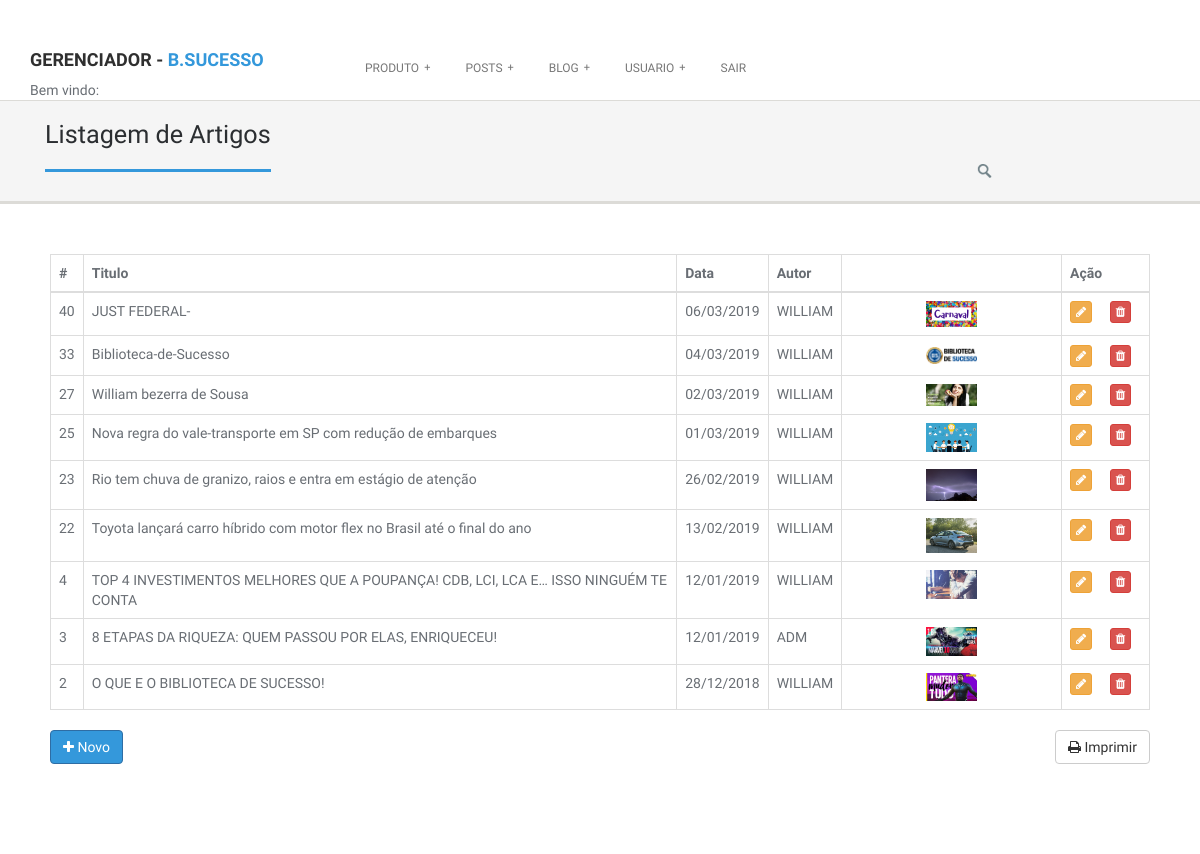
The page /gerenciador.php?pagina=listBlog on the database its author committed.
### tables this page shows
CREATE TABLE `blog` (
  `idblog` int(11) NOT NULL AUTO_INCREMENT,
  `dtpublica` varchar(10) NOT NULL,
  `titulo` varchar(200) NOT NULL,
  `conteudo` longtext NOT NULL,
  `linckimagem1blog` longtext NOT NULL,
  `linckvendablog` longtext,
  `fklogin` int(11) NOT NULL,
  PRIMARY KEY (`idblog`),
  KEY `blog_login_idx` (`fklogin`),
  CONSTRAINT `blog_login` FOREIGN KEY (`fklogin`) REFERENCES `login` (`idlogin`)
);

### class/listarBlog.class.php (the view, shortened to what this page needs)
<?PHP
function listar($limit){
	include ("mysql.class.php");
	$query		= mysqli_query( $conn,"SELECT idblog, dtpublica, titulo, conteudo, linckimagem1blog, linckvendablog, login.nome ,login.usuario, login.imgusu
										FROM blog
										inner join login on login.idlogin = blog.fklogin
										ORDER BY idblog desc") or die (mysqli_error ($conn));
	for( $i = 0; mysqli_num_rows( $query ) > $i ; $i++ ){
		$result	= mysqli_fetch_array($query);
		 $data = date('d/m/Y', strtotime($result["dtpublica"]));
		$html = '
						<tr>
                        <td>'.$result["idblog"].'</td>
                        <td >'.$result["titulo"].'</td>
                        <td >'.$data.'</td>
                        <td >'.$result["usuario"].'</td>
						<td width="20%" align="center"> <img  src="img/blog/'.$result["linckimagem1blog"].'" width="25%" >  </td>
						<td width="8%">
				<button type="button" class="btn btn-xs btn-warning" data-toggle="modal"
				data-target="#exampleModal'.$result["idblog"].'" ><i class="fa fa-pencil" title="EDITAR"></i></button>
				<button type="button" class="btn btn-xs btn-danger" data-toggle="modal"
				data-target="#excluirModal'.$result["idblog"].'" ><i class="fa fa-trash" title="EXCLUIR"></i></button>
			</td>
                         </tr>
		<div class="modal fade" id="exampleModal'.$result["idblog"].'" tabindex="-1" role="dialog" aria-labelledby="exampleModalLabel">
					<input type="text" class="form-control" id="nome" name="nome" value="'.$result["nome"].'" disabled>
				 <img class="aligncenter" width="25%" height="90%" src="img/usuario/'.$result["imgusu"].'" alt="">
					<input type="text" class="form-control" id="titulo" name="titulo" value="'.$result["titulo"].'">
				<textarea style="width: 100%; height: 200px; font-size: 50px; line-height: 50px; border: 50px solid #dddddd; padding: 50px;" name="sobrep"  > '.$result["conteudo"].'
				</textarea>
					<input type="text" class="form-control" id="venda" name="venda" value="'.$result["linckvendablog"].'">
				 <img class="aligncenter" width="40%" height="90%" src="img/produto/'.$result["linckimagem1blog"].'" alt="">
					<input type="hidden" class="form-control" id="idblog"  name="idblog" value="'.$result["idblog"].'">
		</div>
		<div class="modal fade" id="excluirModal'. $result["idblog"].'" tabindex="-1" role="dialog" aria-labelledby="exampleModalLabel">
					<input type="text" class="form-control" id="titulo" name="titulo" value="'.$result["titulo"].'" disabled>
					<input type="hidden" class="form-control" id="idblog"  name="idblog" value="'.$result["idblog"].'">
		</div>
		';
		echo $html;
	}
}
?>

### css/style.css (style rules this page uses)
* { margin: 0; padding: 0px; font-family: 'Ruda', sans-serif; }
body { background: #f8f8f8; margin: 0; height: 100%; z-index: 1000; color: #696E74; }
h1, h2, h3, h4, h5, h6 { font-family: 'Ruda', sans-serif; font-weight: 700; }
html, body { height: 100%; }
img { height: auto; max-width: 100%; }
*, *:after, *:before { -webkit-box-sizing: border-box; -moz-box-sizing: border-box; box-sizing: border-box; padding: 0; margin: 0; }
a { padding: 0; margin: 0; text-decoration: none; -webkit-transition: background-color .4s linear, color .4s linear; -moz-transition: background-color .4s linear, color .4s linear; -o-transition: background-color .4s linear, color .4s linear; -ms-transition: background-color .4s linear, color .4s linear; transition: background-color .4s linear, color .4s linear; }
p, pre, ul, ol, dl, dd, blockquote, address, table, fieldset, form, { margin-bottom: 20px; }
section::before, section::after { position: absolute; content: ''; pointer-post-wraps: none; }
.post-wrapper-top { background-color: #F5F5F5; bottom: 0; left: 0; right: 0; top: 0; z-index: 0; border-bottom: 3px solid #DCDBD7; margin-bottom: 0; padding: 0; position: relative; text-align: left; }
.post-wrapper-top h2 { border-bottom: 3px solid #fff; display: inline-block; font-weight: 500; font-size: 1.8em; padding: 0 0 20px; color: #2B2E31; position: relative; margin-bottom: -3px; }
.search-bar { padding: 0; width: 190px; height: 40px; float: right; position: relative; display: inline-block; background: url("../img/search.png") left top no-repeat; margin-top: 60px; }
.section4, .section1 { background: #ffffff; padding: 30px 0; }
.content { padding: 20px 20px 60px 20px; }
section { overflow: hidden; }

### css/colors/blue.css (style rules this page uses)
.pagination > li > a:hover, .pagination > li > span:hover, .pagination > li > a:focus, .pagination > li > span:focus, .list-group-item.active, .list-group-item.active:hover, .list-group-item.active:focus, .panel-primary > .panel-heading, .breadcrumb, blockquote, blockquote.pull-right, .nav .open > a, .nav .open > a:hover, .nav .open > a:focus, .form-control:focus, .nav .open > a, .nav .open > a:hover, a.thumbnail:hover, .nav-tabs.nav-stacked > li > a, .owl-carousel .item a div span, a.thumbnail:focus, .post-wrapper-top h2, .nav .open > a:focus, #volume, .title:before, .post-meta a:hover, .title:after { border-color:#3498db }
.site-title span, .text-primary, .panel-primary > .panel-heading, .navbar-inverse .dropdown-menu > li > a:hover, .navbar-inverse .dropdown-menu > li > a:focus, .nav > li > a:hover, .nav > li > a:focus, .accordion-heading .accordion-toggle > em, .message span, .services_lists_boxes_icon:after, #cp-nav a:hover, #cp-nav .hover > a, #cp-nav .current > a, #cp-nav .hover > a a:after, #cp-nav .current a:after, a.list-group-item.active > .badge, .nav-pills > .active > a > .badge, a, .rating i, .btn-link, .dropdown-menu > li > a:hover, .dropdown-menu > li > a:focus, .dropdown-menu > .active > a, .dropdown-menu > .active > a:hover, .dropdown-menu > .active > a:focus, .nav > li > a:hover, .nav > li > a:focus, .check li:before, .highlight, .required, .pricing li:before, .theme_details h3, .theme_overviews .icon-container i, .jetmenu li > .megamenu i, .top-bar-section ul li:hover > a, .top-bar-section ul li.active > a, .recent_posts li a.readmore { color:#3498db; }

### rows shown on the page
blog: idblog "40", titulo "JUST FEDERAL-", dtpublica "06/03/2019", fklogin.usuario "WILLIAM", linckimagem1blog (picture)
blog: idblog "33", titulo "Biblioteca-de-Sucesso", dtpublica "04/03/2019", fklogin.usuario "WILLIAM", linckimagem1blog (picture)
blog: idblog "27", titulo "William bezerra de Sousa", dtpublica "02/03/2019", fklogin.usuario "WILLIAM", linckimagem1blog (picture)
blog: idblog "25", titulo "Nova regra do vale-transporte em SP com redução de embarques", dtpublica "01/03/2019", fklogin.usuario "WILLIAM", linckimagem1blog (picture)
blog: idblog "23", titulo "Rio tem chuva de granizo, raios e entra em estágio de atenção", dtpublica "26/02/2019", fklogin.usuario "WILLIAM", linckimagem1blog (picture)
blog: idblog "22", titulo "Toyota lançará carro híbrido com motor flex no Brasil até o final do ano", dtpublica "13/02/2019", fklogin.usuario "WILLIAM", linckimagem1blog (picture)
blog: idblog "4", titulo "TOP 4 INVESTIMENTOS MELHORES QUE A POUPANÇA! CDB, LCI, LCA E… ISSO NINGUÉM TE CONTA", dtpublica "12/01/2019", fklogin.usuario "WILLIAM", linckimagem1blog (picture)
blog: idblog "3", titulo "8 ETAPAS DA RIQUEZA: QUEM PASSOU POR ELAS, ENRIQUECEU!", dtpublica "12/01/2019", fklogin.usuario "ADM", linckimagem1blog (placeholder picture)
blog: idblog "2", titulo "O QUE E O BIBLIOTECA DE SUCESSO!", dtpublica "28/12/2018", fklogin.usuario "WILLIAM", linckimagem1blog (placeholder picture)
